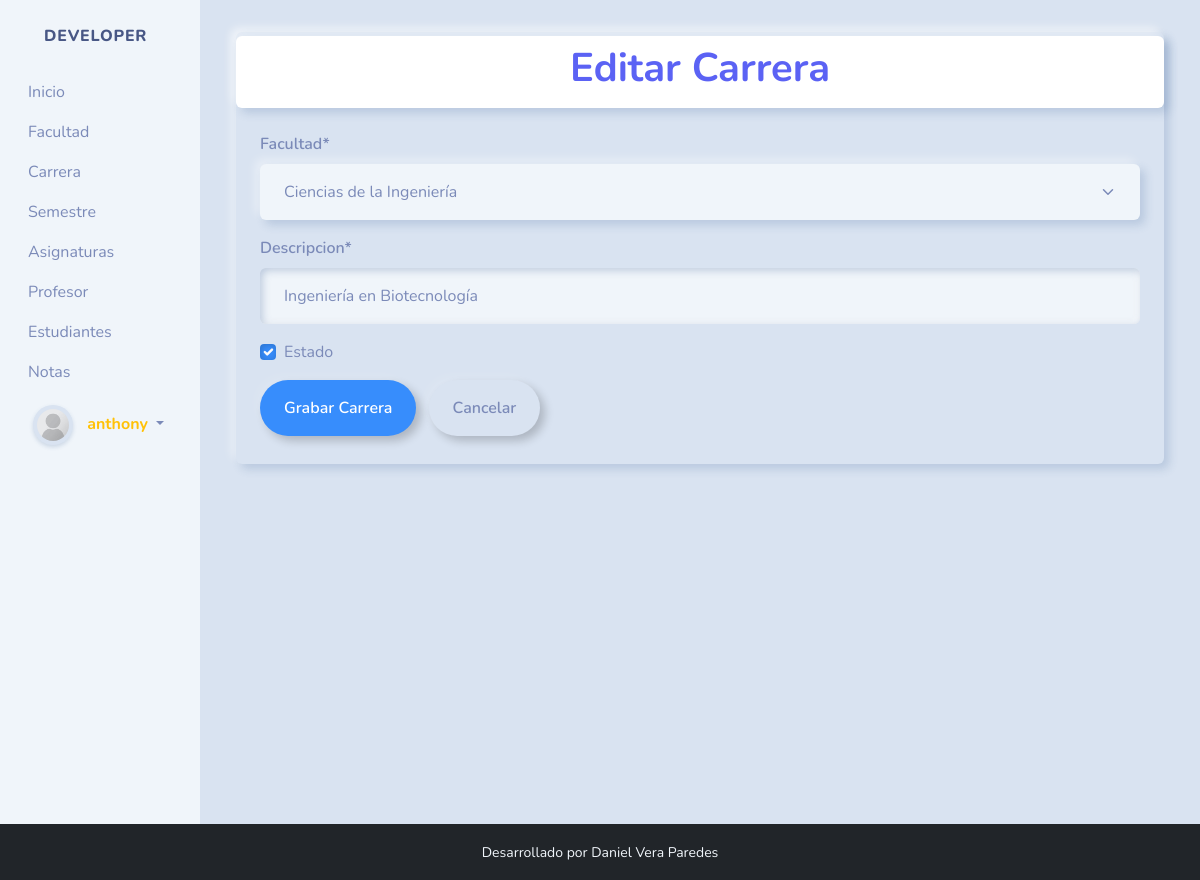
The app's page /carreras/update/2/ (signed in) with its own data.
### notas/models.py (models this page shows, shortened)
class Carrera(models.Model):
    facultad = models.ForeignKey(Facultad, on_delete=models.CASCADE)
    description = models.CharField('Descripcion', max_length=200)
    isactive = models.BooleanField('Estado', default=True)
    class Meta:
        verbose_name = ('Carrera')
        verbose_name_plural = ('Carreras')
        ordering = ['description']

class Facultad(models.Model):
    description = models.CharField('Descripcion', max_length=200)
    isactive = models.BooleanField('Estado', default=True)
    class Meta:
        verbose_name = ('Facultad')
        verbose_name_plural = ('Facultades')
        ordering = ['description']
    def __str__(self):
        return f"{self.description}"

### notas/views.py (the view, shortened to what this page needs)
# urls.py: path('carreras/update/<int:id>/', views.update_carrera,name='update_carrera'),
@login_required
def update_carrera(request,id):
    carrera = Carrera.objects.get(id=id)
    form = None
    if request.method == "GET":
       form = CarreraForm(instance=carrera)
       context = {'title': 'Editar Carrera', 'form': form, 'error': ''}
       return render(request, 'create_carrera.html', context)

### notas/forms.py
class CarreraForm(ModelForm):
    class Meta:
        model = Carrera
        fields = ['facultad', 'description', 'isactive']

### notas/templates/create_carrera.html (shortened to what this page needs)
{% extends "base.html" %}
{% load static %}
{% load crispy_forms_tags %}
{% block content%}
<div class="container">
    <div class="py-1 mt-2  shadow rounded ">
        <div class="py-2  shadow rounded bg-white">
            <h1 class="fw-bold text-info text-center ">{{title}}</h1>
        </div>
        <form method="POST" class="m-4">
            {{form|crispy}}
            <button class="btn btn-outline-primary" type="submit">Grabar Carrera</button>
            <a class="btn btn-outline-secondary ms-2" href="/carreras/">Cancelar</a>
        </form>
    </div>
</div>
{% endblock content %}

### notas/templates/base.html (shortened to what this page needs)
<!DOCTYPE html>
<html lang="es">
<head>
  {% load static%}
  <link rel="stylesheet" href={% static 'css/bootstrap.min.css' %}>
  <link rel="stylesheet" href={% static 'css/estilos.css' %}>
  <link rel="stylesheet" href="https://cdn.jsdelivr.net/npm/bootstrap-icons@1.11.1/font/bootstrap-icons.css">
</head>
<body>
  <div class="container-fluid">
    <div class="row">
      <nav id="sidebar" class="col-md-3 col-lg-2 bg-light sidebar">
        <div id="sidebar-data" class="collapse d-md-block">
          <a class="sidebar-brand d-flex align-items-centerjustify-content-center" href={% url 'home' %}>
            <div class="sidebar-brand-text mx-3">Developer</div>
          <ul class="nav flex-column">
            <li class="nav-item">
              <a class="nav-link active" href={% url 'home' %}>Inicio
            </li>
            <li class="nav-item">
              <a class="nav-link" href={% url 'facultades' %}>Facultad</a>
            </li>
            <li class="nav-item">
              <a class="nav-link" href={% url 'carreras' %}>Carrera</a>
            </li>
            <li class="nav-item">
              <a class="nav-link" href={% url 'semestres' %}>Semestre</a>
            </li>
            <li class="nav-item">
              <a class="nav-link" href={% url 'asignaturas' %}>Asignaturas</a>
            </li>
            <li class="nav-item">
              <a class="nav-link" href={% url 'teachers' %}>Profesor</a>
            </li>
            <li class="nav-item">
              <a class="nav-link" href={% url 'students' %}>Estudiantes</a>
            </li>
            <li class="nav-item">
              <a class="nav-link" href={% url 'notas' %}>Notas</a>
            </li>
          </ul>
          <ul class="nav flex-column">
            {% if user.is_authenticated %}
            <li class="nav-item dropdown" id="profile-image-container">
              <a class="nav-link dropdown-toggle" href="#" id="profileDropdown" role="button" data-bs-toggle="dropdown"
                aria-haspopup="true" aria-expanded="false">
                <img id="profile-image" src="" alt="Imagen de perfil" class="img-thumbnail profile-image">
                <span class="text-warning username">{{ user.username }}</span>
              </a>
            </li>
            {% else %}
            <li class="nav-item"><a class="nav-link" href="{% url 'login' %}">Iniciar Sesión</a></li>
            {% endif %}
          </ul>
        </div>
      </nav>
      <main class="col-md-9 ms-sm-auto col-lg-10 px-md-4 mt-4" id="content-wrapper">
        {% block content %}
        {% endblock content %}
      </main>
    </div>
  </div>
</body>
<footer class="bg-dark text-light">
  <div class="container">
    <div class="row">
      <div class="col-md-12 text-center py-3">
        <small>Desarrollado por Daniel Vera Paredes</small>
      </div>
    </div>
  </div>
</footer>
</html>

### static/css/estilos.css (style rules this page uses)
#content-wrapper { min-height: 100vh; }
.sidebar .sidebar-brand { text-decoration: none; font-size: 1rem; font-weight: 800; padding: 1.5rem 1rem; text-align: center; text-transform: uppercase; letter-spacing: 0.05rem; z-index: 1; }
#profile-image-container { display: flex; align-items: center; padding: 5px; }
.profile-image { width: 40px; height: 40px; border-radius: 50%; margin-right: 10px; }
.username { font-weight: bold; }

### records on screen
Carrera: facultad "Ciencias de la Ingeniería", isactive "☑"
Facultad: description "Ingeniería en Biotecnología"

### other values on screen
{{ user.username }} "anthony"
{{ title }} "Editar Carrera"
